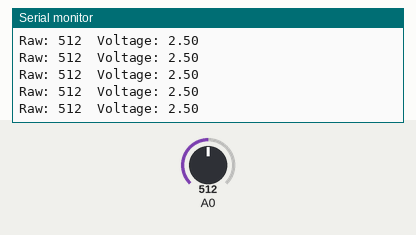
Simulated run of this sketch. Board: Arduino Uno, built with avr-gcc and run on an emulated ATmega328P. Shown: the last lines printed to the serial monitor. The inputs (shaded band) are chosen by the test bench; at power-on: A0 = 512.

Above: at 1.2 s.
1.3 s: A0 set to 111
At 1.8 s:
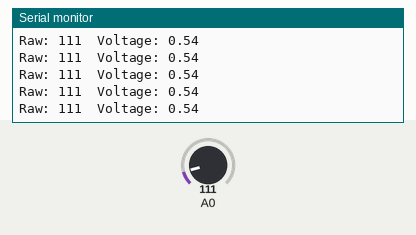
4.3 s: A0 set to 92
At 5.0 s:
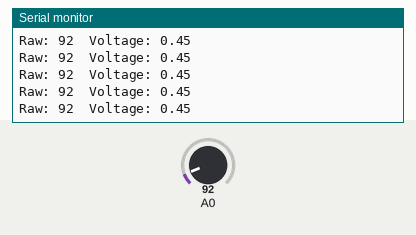
13.3 s: A0 set to 1007
At 13.9 s:
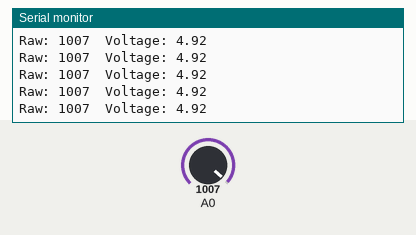
14.8 s: A0 set to 983
At 15.6 s:
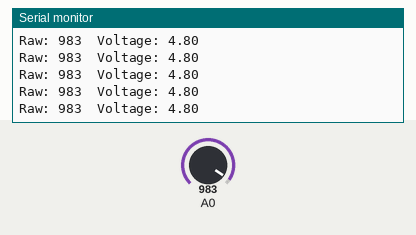
Timing chart, 0 to 17.8 s (numbered marks = the images above; inputs shaded):
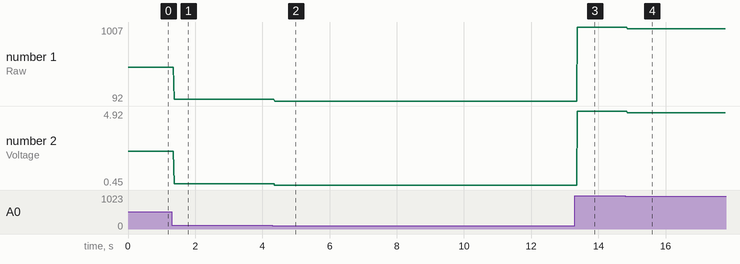

The sketch:

biosignal_reader.ino
```cpp
// Biosignal Reader — Arduino
// Reads analog signal from sensor on pin A0

void setup() {
  Serial.begin(9600);  // Start serial communication
}

void loop() {
  int rawValue = analogRead(A0);           // Read 0–1023
  float voltage = (rawValue / 1023.0) * 5.0;  // Convert to voltage

  Serial.print("Raw: ");
  Serial.print(rawValue);
  Serial.print("  Voltage: ");
  Serial.println(voltage);

  delay(10);  // Sample every 10ms = 100 Hz sampling rate
}
```

Measured:
- after the input at 1.3 s, the serial monitor: prints a new line after 0.08 s (image 1)
- after the input at 4.3 s, the serial monitor: prints a new line after 0.07 s (image 2)
- after the input at 13.3 s, the serial monitor: prints a new line after 0.08 s (image 3)
- after the input at 14.8 s, the serial monitor: prints a new line after 0.07 s (image 4)
- plotted number 1: 512 → 111 after the input at 1.3 s, 111 → 92 after the input at 4.3 s, 92 → 1007 after the input at 13.3 s, 1007 → 983 after the input at 14.8 s
- plotted number 2: 2.5 → 0.54 after the input at 1.3 s, 0.54 → 0.45 after the input at 4.3 s, 0.45 → 4.92 after the input at 13.3 s, 4.92 → 4.8 after the input at 14.8 s
